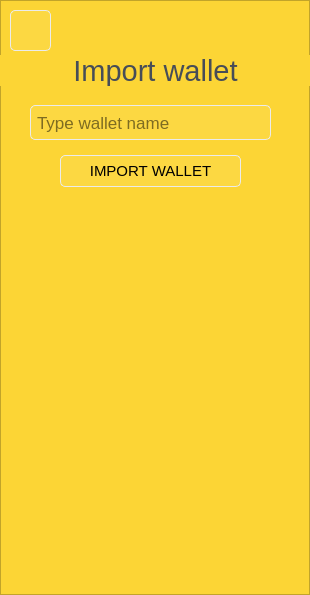
<?xml version="1.0" encoding="UTF-8"?>
<ui version="4.0">
 <class>PageImportWallet</class>
 <widget class="QWidget" name="PageImportWallet">
  <property name="geometry">
   <rect>
    <x>0</x>
    <y>0</y>
    <width>310</width>
    <height>595</height>
   </rect>
  </property>
  <property name="windowTitle">
   <string>Form</string>
  </property>
  <property name="styleSheet">
   <string notr="true">background-color: #FCD535;</string>
  </property>
  <widget class="QFrame" name="ImportAccountFrame">
   <property name="geometry">
    <rect>
     <x>0</x>
     <y>0</y>
     <width>310</width>
     <height>595</height>
    </rect>
   </property>
   <property name="frameShape">
    <enum>QFrame::StyledPanel</enum>
   </property>
   <property name="frameShadow">
    <enum>QFrame::Raised</enum>
   </property>
   <widget class="QLineEdit" name="walletNameLineEdit">
    <property name="geometry">
     <rect>
      <x>30</x>
      <y>105</y>
      <width>241</width>
      <height>35</height>
     </rect>
    </property>
    <property name="font">
     <font>
      <pointsize>13</pointsize>
     </font>
    </property>
    <property name="tabletTracking">
     <bool>true</bool>
    </property>
    <property name="styleSheet">
     <string notr="true">QLineEdit {
	border-style: solid;
	background-color: rgba(255, 255, 255, 16);
	border-radius: 5px;
	border-width: 1px;
	border-color: rgb(235, 235, 235);
	color: black;
    padding-left: 4px;
    padding-right: 4px;	
}
QLineEdit[text=&quot;&quot;]{ 
	color:gray;
 }
</string>
    </property>
    <property name="placeholderText">
     <string>Type wallet name</string>
    </property>
    <property name="clearButtonEnabled">
     <bool>true</bool>
    </property>
   </widget>
   <widget class="QPushButton" name="backPushButton">
    <property name="geometry">
     <rect>
      <x>10</x>
      <y>10</y>
      <width>41</width>
      <height>41</height>
     </rect>
    </property>
    <property name="mouseTracking">
     <bool>true</bool>
    </property>
    <property name="tabletTracking">
     <bool>true</bool>
    </property>
    <property name="focusPolicy">
     <enum>Qt::NoFocus</enum>
    </property>
    <property name="styleSheet">
     <string notr="true">QPushButton {
	border-style: solid;
	background-color: rgba(255, 255, 255, 16);
	border-radius: 5px;
	border-width: 1px;
	border-color: rgb(235, 235, 235);
	color: black;
}
QPushButton:hover {
    background-color: rgba(255, 255, 255, 64);
}

QPushButton:pressed {
    background-color: rgba(255, 255, 255, 128);
}</string>
    </property>
    <property name="text">
     <string/>
    </property>
    <property name="icon">
     <iconset resource="../../res.qrc">
      <normaloff>:/res/ic/res/ic/arowLeft.png</normaloff>:/res/ic/res/ic/arowLeft.png</iconset>
    </property>
    <property name="iconSize">
     <size>
      <width>16</width>
      <height>16</height>
     </size>
    </property>
   </widget>
   <widget class="QLabel" name="headerLabel">
    <property name="geometry">
     <rect>
      <x>0</x>
      <y>55</y>
      <width>311</width>
      <height>31</height>
     </rect>
    </property>
    <property name="font">
     <font>
      <pointsize>22</pointsize>
     </font>
    </property>
    <property name="styleSheet">
     <string notr="true">QLabel {
background-color: #FCD535;
color: #474D57;
}</string>
    </property>
    <property name="text">
     <string>Import wallet</string>
    </property>
    <property name="alignment">
     <set>Qt::AlignCenter</set>
    </property>
   </widget>
   <widget class="QPushButton" name="importWalletPushButton">
    <property name="geometry">
     <rect>
      <x>60</x>
      <y>155</y>
      <width>181</width>
      <height>32</height>
     </rect>
    </property>
    <property name="font">
     <font>
      <pointsize>11</pointsize>
     </font>
    </property>
    <property name="tabletTracking">
     <bool>true</bool>
    </property>
    <property name="focusPolicy">
     <enum>Qt::NoFocus</enum>
    </property>
    <property name="styleSheet">
     <string notr="true">QPushButton {
	border-style: solid;
	background-color: rgba(255, 255, 255, 16);
	border-radius: 5px;
	border-width: 1px;
	border-color: rgb(235, 235, 235);
	color: black;
}
QPushButton:hover {
    background-color: rgba(255, 255, 255, 64);
}

QPushButton:pressed {
    background-color: rgba(255, 255, 255, 128);
}</string>
    </property>
    <property name="text">
     <string>IMPORT WALLET</string>
    </property>
   </widget>
  </widget>
 </widget>
 <resources>
  <include location="../../res.qrc"/>
 </resources>
 <connections/>
</ui>
